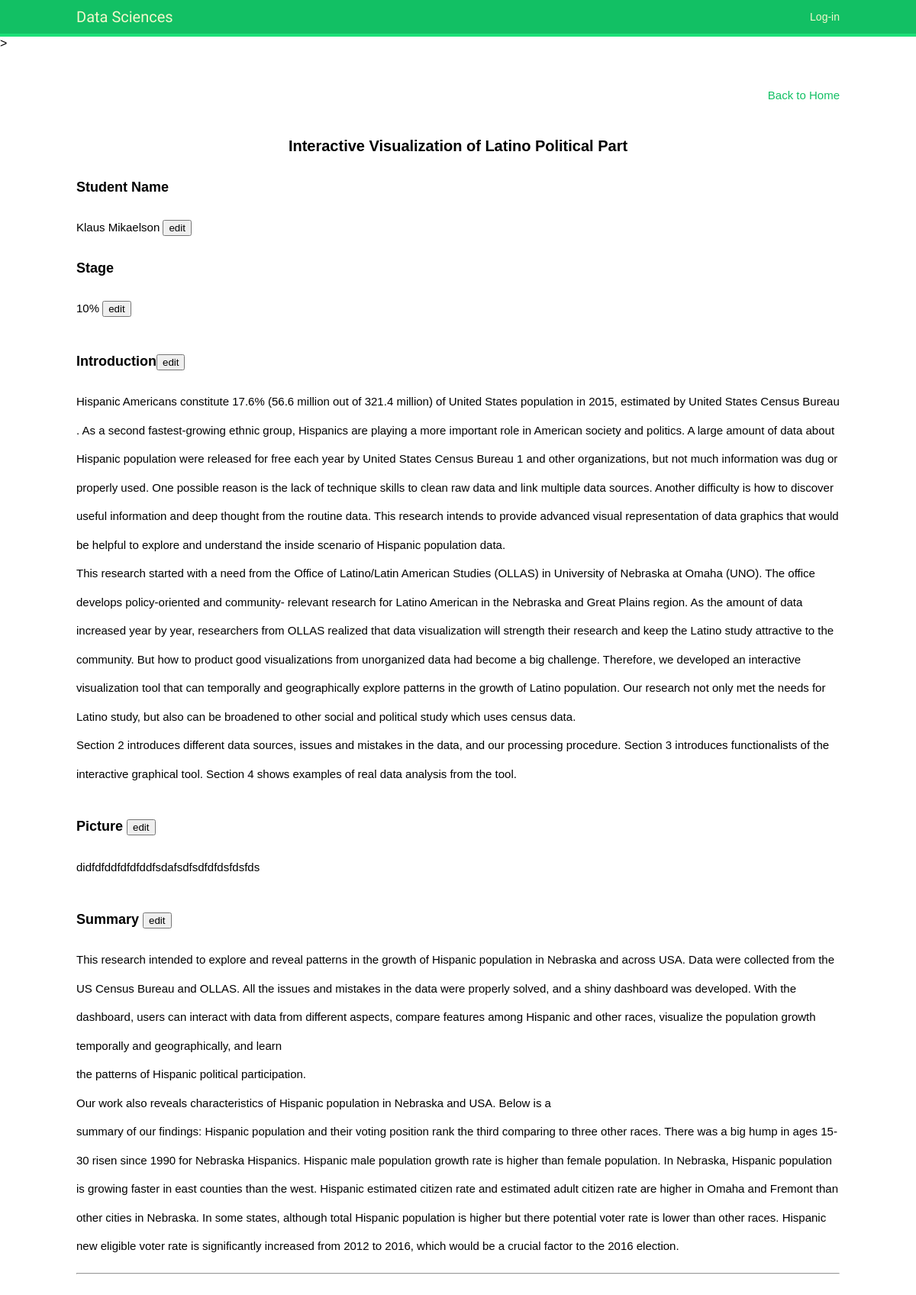
The page /professor_access/detail/6 on the database its author committed.
### professor_access/models.py (models this page shows, shortened)
class Project(models.Model):
    name = models.CharField(max_length=50 )
    student_name = models.CharField(max_length=200)
    stage = models.CharField(max_length=50)
    description = models.TextField(blank=True)
    note = models.TextField(blank=True)
    file = models.FileField(upload_to='upload', blank=True, null=True)
    photo = models.ImageField(upload_to='upload', blank=True)

### professor_access/views.py (the view, shortened to what this page needs)
def detail(request, pk, template_name='professor_access/detail.html'):
    project = get_object_or_404(Project, pk=pk)
    return render(request, template_name, locals())

### professor_access/templates/professor_access/detail.html (shortened to what this page needs)
{% extends "base.html" %}
{% block content %}
<p class="return_home"><a href="{% url 'professor_access:pa_list' %}">Back to Home</a></p>
<form method="post">{% csrf_token %}
	<p class="prj_name">
		<span >{{project.name}}</span>
	</p>
	<p class="name">
		Student Name</p>
		<span class="text">{{project.student_name}} <button type="button" class="edit">edit</button></span>
	<p class="name">Stage</p>
		<span class="text">{{project.stage}} <button type="button" class="edit">edit</button></span>
	<p class="name">Introduction<button type="button" class="edit">edit</button></p>
		<span class="text">{{project.description|linebreaksbr}}</span>
	<p>
	<p class="name">Picture <button type="button" class="edit">edit</button></p>
		<span class="text">{{project.photo|linebreaksbr}} </span>
	</p>
	<p class="name">Summary <button type="button" class="edit">edit</button></p>
		<span class="text">{{project.note|linebreaksbr}}</span>
</form>
<hr />
{% endblock %}

### student_access/static/css/base.css (style rules this page uses)
body { margin:0; padding:0; font-family:helvetica, sans-serif; }
p { line-height: 1.8; }
a { color:#12c064; text-decoration:none; }
form { overflow:auto; }
form p { width:100%; overflow:auto; }

### professor_access/templates/professor_access/detail.html (style rules this page uses)
.return_home { color:red; text-align:right; font-size:15px; }
.prj_name { text-align:center; font-size:20px; font-weight:bold; }
.text { background-color:; font-size:15px; line-height: 2.5; }
.name { font-size:18px; font-weight:bold; }

### rows shown on the page
Project: name "Interactive Visualization of Latino Political Part", student_name "Klaus Mikaelson", stage "10%", description "Hispanic Americans constitute 17.6% (56.6 million out of 321.4 million) of United States population in 2015, estimated by United States Census Bureau . As a second fastest-growing ethnic group, Hispanics are playing a more important role in American society and politics. A large amount of data about Hispanic population were released for free each year by United States Census Bureau 1 and other organizations, but not much information was dug or properly used. One possible reason is the lack of technique skills to clean raw data and link multiple data sources. Another difficulty is how to discover useful information and deep thought from the routine data. This research intends to provide…", photo "didfdfddfdfdfddfsdafsdfsdfdfdsfdsfds", note "This research intended to explore and reveal patterns in the growth of Hispanic population in Nebraska and across USA. Data were collected from the US Census Bureau and OLLAS. All the issues and mistakes in the data were properly solved, and a shiny dashboard was developed. With the dashboard, users can interact with data from different aspects, compare features among Hispanic and other races, visualize the population growth temporally and geographically, and learn the patterns of Hispanic political participation. Our work also reveals characteristics of Hispanic population in Nebraska and USA. Below is a summary of our findings: Hispanic population and their voting position rank the third…"
